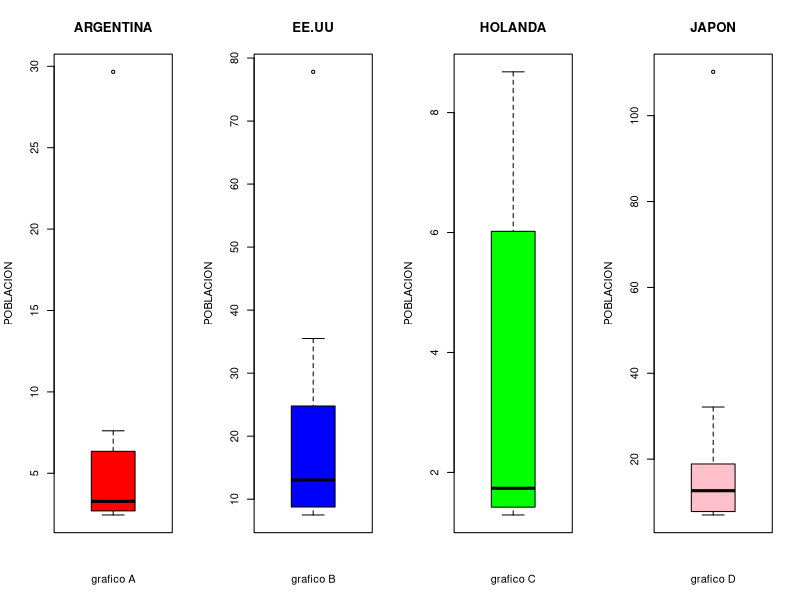
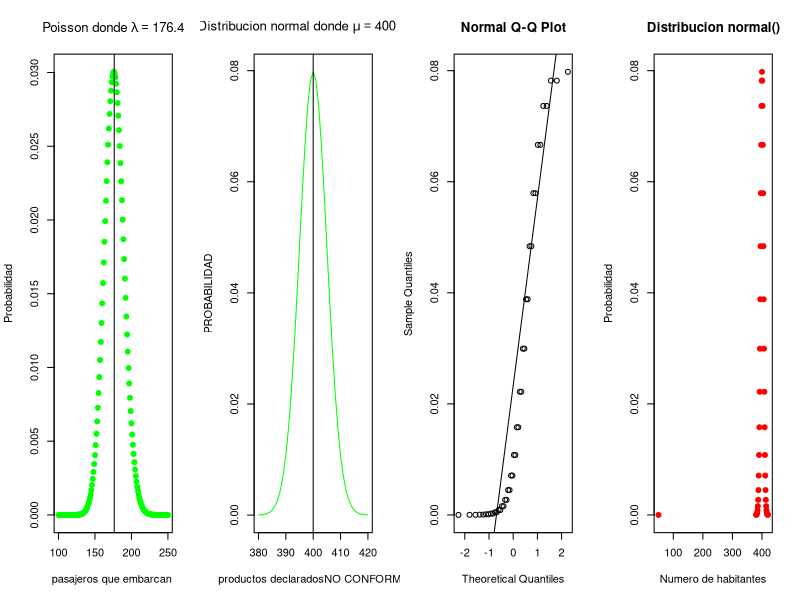

The R source for these figures, in order:
## ---- chunk 1



argentina<-c(29.66,7.61,6.35,4.10,3.80,2.75,2.70,2.69,2.51,2.44)
EEUU<-c(77.81,35.50,24.79,20.02,16.70,9.39,9.38,8.76,7.63,7.50)
Holanda<-c(8.68,7.31,6.02,2.64,1.75,1.72,1.51,1.42,1.31,1.29)
Japon<-c(110.21,32.14,18.88,16.38,13.37,11.92,10.71,7.80,7.70,7.00)



par(mfrow = c(1,4))

boxplot(argentina, main = 'ARGENTINA', col='red', ylab='POBLACION', xlab='grafico A')
boxplot(EEUU,main = 'EE.UU',col='blue',ylab='POBLACION',xlab='grafico B')
boxplot(Holanda ,main = 'HOLANDA',col='green',ylab='POBLACION',ylab='POBLACION',xlab='grafico C')
boxplot(Japon,main = 'JAPON',col='pink',ylab='POBLACION',xlab='grafico D')




## ---- chunk 2

p=0.02
n=180

lambda=n*p
#lambda 3.6 serian las personas que no se presentan a embarque
#el 98% seria el valor de las personas que se presentan a embarque = 176.4
#ppois(181,176.4)
1-sum(dpois (0:181, 176.4))

plot(100:250,dpois(100:250,176.4),main =expression(paste("Poisson donde ",lambda==176.4)),
     xlab= "pasajeros que embarcan ",ylab = "Probabilidad",pch=19,col= "green" )
abline(v = 176.4)

## ---- chunk 3
sd=5
media=400
#p(x > 415) = 1-p(x <=415)
1-pnorm(415,media,sd)

plot(380:420, dnorm(380:420, mean=400,sd=5), type = 'l'
     ,xlab= "productos declaradosNO CONFORME", ylab="PROBABILIDAD",
     main =expression(paste("Distribucion normal donde ",mu==400," ",sigma==5)),
     pch=19,col= "green" )
  abline(v = 400)
  



x<-c(380:420,50)
y<-dnorm(x,400,5)
qqnorm(y)
qqline(y)
plot(x,y,main ="Distribucion normal()",xlab="Numero de habitantes", ylab="Probabilidad", col="red", pch=19)
